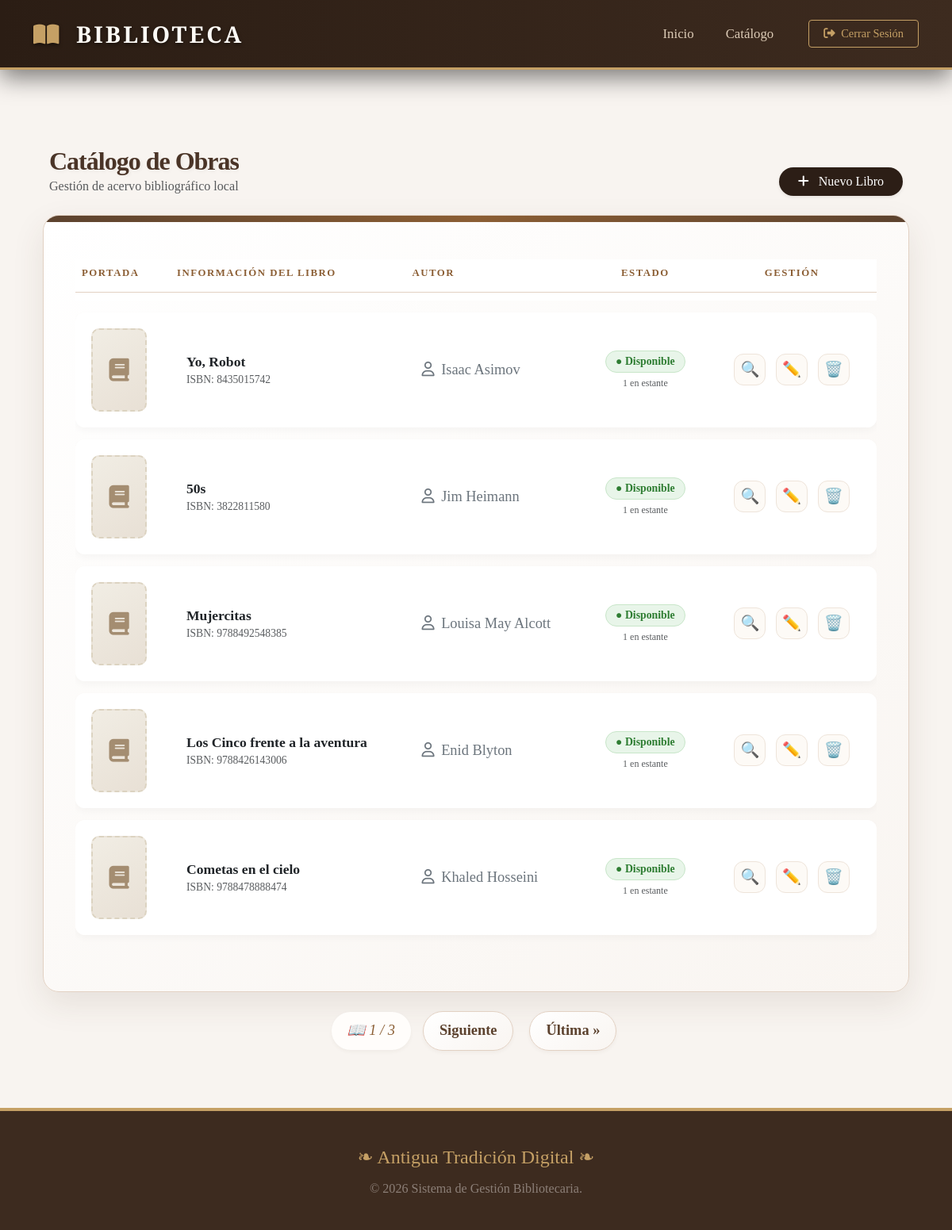
Before: /libros_list/ (signed in) with the older database file.
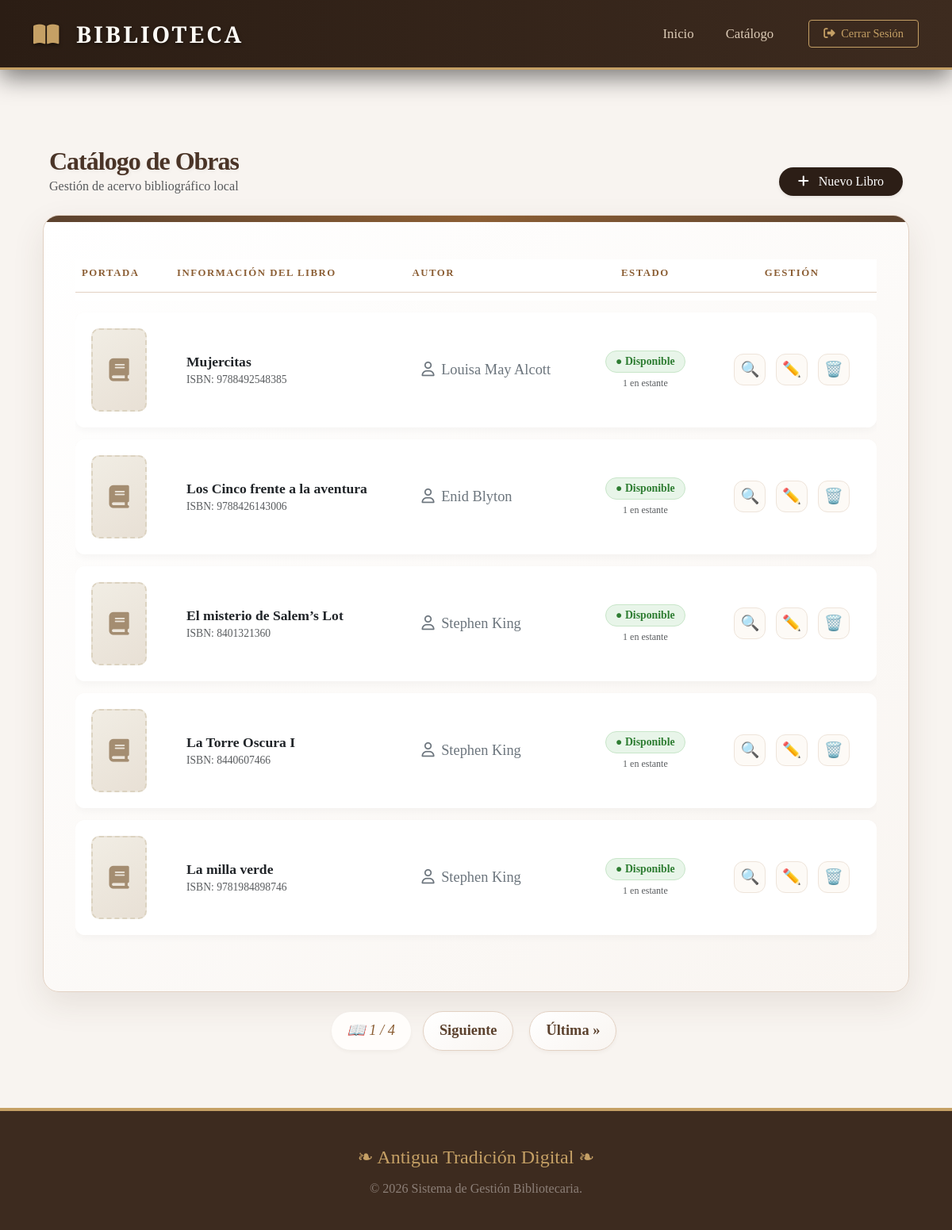
After: the same page with the newer database file.
### Gestion/models.py (models this page shows, shortened)
class Libro(models.Model):
    titulo = models.CharField(max_length=200)
    isbn = models.CharField(max_length=13, unique=True, null=True, blank=True)
    descripcion = models.TextField(blank=True, null=True)
    autor = models.ForeignKey(Autor, related_name="libros", on_delete=models.PROTECT)
    cantidad_total = models.PositiveIntegerField(default=1)
    ejemplares_disponibles = models.IntegerField(default=1)
    portada = models.ImageField(upload_to='portadas/', blank=True, null=True)
    disponible = models.BooleanField(default=True)

class Autor(models.Model):
    nombre = models.CharField(max_length=50)
    apellido = models.CharField(max_length=50)
    bibliografia = models.CharField(max_length=200, blank=True, null=True)

### Gestion/views.py (the view)
# urls.py: path('libros_list/', LibroListView.as_view(), name='libro_list'),
class LibroListView(LoginRequiredMixin, ListView):
    model = Libro
    template_name = 'Gestion/templates/libro_view.html'
    context_object_name = 'libros'
    paginate_by = 5

### Gestion/templates/libro_view.html (shortened to what the changed rows need)
{% extends "index.html" %}
{% block contenido %}
<div class="container mt-5">
    <div class="d-flex justify-content-between align-items-end mb-4 px-2">
        <div>
            <h2 class="library-title m-0">Catálogo de Obras</h2>
        </div>
    </div>
    <div class="library-card">
        <div class="table-responsive">
            <table class="table align-middle">
                <thead>
                    <tr>
                        <th style="width: 120px;">Portada</th>
                        <th>Información del Libro</th>
                        <th>Autor</th>
                        <th class="text-center">Estado</th>
                        <th class="text-center">Gestión</th>
                    </tr>
                </thead>
                <tbody>
                    {% for libro in libros %}
                    <tr>
                        <td>
                            {% if libro.portada %}
                                <img src="{{ libro.portada.url }}" class="book-thumbnail" alt="Portada">
                            {% else %}
                                <div class="no-cover-placeholder">
                                    <i class="fas fa-book"></i>
                                </div>
                            {% endif %}
                        </td>
                        <td>
                            <div class="fw-bold text-dark" style="font-size: 1.1rem;">{{ libro.titulo }}</div>
                            <div class="text-muted x-small" style="font-size: 0.85rem;">ISBN: {{ libro.isbn|default:"N/A" }}</div>
                        </td>
                        <td>
                            <span class="text-secondary"><i class="far fa-user me-1"></i> {{ libro.autor.nombre }} {{ libro.autor.apellido }}</span>
                        </td>
                        <td class="text-center">
                            {% if libro.ejemplares_disponibles > 0 %}
                                <span class="badge" style="background: #e8f5e9; color: #2e7d32; border: 1px solid #c8e6c9; animation: pulse-available 2s infinite;">
                                    ● Disponible
                                </span>
                                <div class="text-muted mt-1" style="font-size: 0.75rem;">{{ libro.ejemplares_disponibles }} en estante</div>
                            {% else %}
                                <span class="badge" style="background: #ffebee; color: #c62828; border: 1px solid #ffcdd2;">
                                    ● Agotado
                                </span>
                            {% endif %}
                        </td>
                        <td class="text-center">
                            <a href="{% url 'libro_detalle' libro.pk %}" class="action-btn text-primary" title="Ver detalle">🔍</a>
                            {% if user.is_superuser or perms.Gestion.change_libro %}
                                <a href="{% url 'libro_editar' libro.pk %}" class="action-btn text-warning" title="Editar">✏️</a>
                            {% endif %}
                            {% if user.is_superuser or perms.Gestion.delete_libro %}
                                <a href="{% url 'libro_eliminar' libro.pk %}" class="action-btn text-danger" title="Eliminar">🗑️</a>
                            {% endif %}
                        </td>
                    </tr>
                    {% endfor %}
                </tbody>
            </table>
        </div>
    </div>
    {% if is_paginated %}
    <nav class="pagination-container py-4">
        <span class="page-current">
            {{ page_obj.number }} / {{ page_obj.paginator.num_pages }}
        </span>
        {% if page_obj.has_next %}
            <a href="?page={{ page_obj.next_page_number }}" class="btn-page">Siguiente</a>
            <a href="?page={{ page_obj.paginator.num_pages }}" class="btn-page">Última »</a>
        {% endif %}
    </nav>
    {% endif %}
</div>
{% endblock %}

Changed rows visible on the page:
removed Libro: titulo "Yo, Robot", isbn "8435015742", autor.nombre "Isaac", autor.apellido "Asimov", ejemplares_disponibles "1"
removed Libro: titulo "50s", isbn "3822811580", autor.nombre "Jim", autor.apellido "Heimann", ejemplares_disponibles "1"
removed Libro: titulo "Cometas en el cielo", isbn "9788478888474", autor.nombre "Khaled", autor.apellido "Hosseini", ejemplares_disponibles "1"
now on this page (row unchanged): Libro: titulo "El misterio de Salem’s Lot", isbn "8401321360", autor.nombre "Stephen", autor.apellido "King", ejemplares_disponibles "1"
now on this page (row unchanged): Libro: titulo "La Torre Oscura I", isbn "8440607466", autor.nombre "Stephen", autor.apellido "King", ejemplares_disponibles "1"
now on this page (row unchanged): Libro: titulo "La milla verde", isbn "9781984898746", autor.nombre "Stephen", autor.apellido "King", ejemplares_disponibles "1"
Other visible differences:
{{ page_obj.paginator.num_pages }}: "3" → "4"
